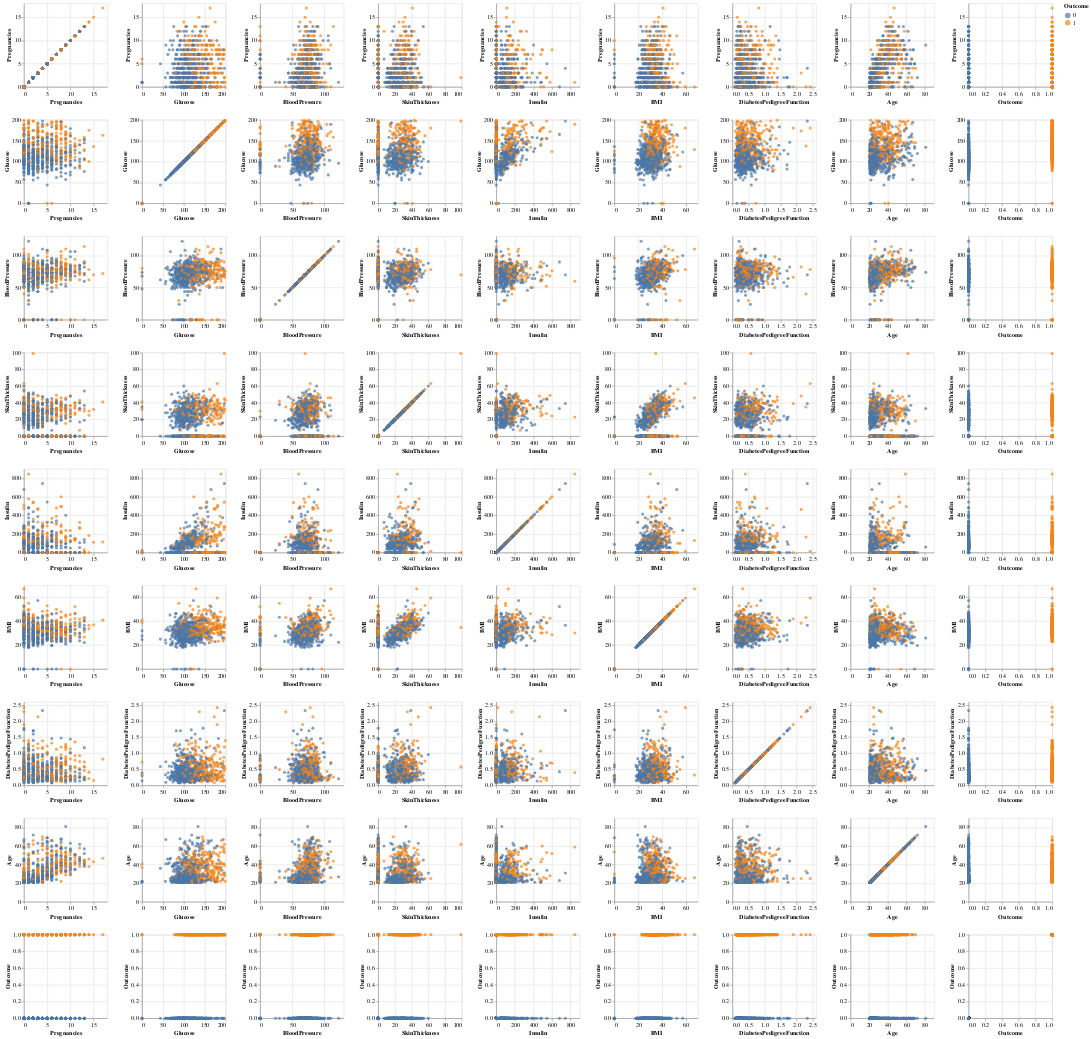

Write notebook code for a chart like this one.
### Markdown cell above
Basándonos en el mapa de calor de correlación, se observa que las variables de entrada que presentan una mayor relación positiva son la edad (Age) y los embarazos (Pregnancies), con un coeficiente de correlación de 0.54. Le siguen la insulina (Insulin) y el grosor de piel (SkinThickness) con una correlación de 0.39.

En cuanto a las relaciones negativas o inversas, se destaca la conexión entre el grosor de piel y la edad, con un coeficiente de correlación de -0.11.

En lo que respecta a las variables de entrada en relación con la variable de salida, se destaca la glucosa (Glucose) y el diagnóstico (Outcome) como las que presentan una mayor correlación, alcanzando un valor de 0.47. Esta correlación sugiere una relación significativa entre los niveles de glucosa en sangre y la presencia de diabetes en la muestra de datos.

### Code cell
alt.Chart(diabetes_df).mark_circle().encode(
    alt.X(alt.repeat("column"), type='quantitative'),
    alt.Y(alt.repeat("row"), type='quantitative'),
    color='Outcome:N'
).properties(
    width=150,
    height=150
).repeat(
    row=['Pregnancies', 'Glucose', 'BloodPressure', 'SkinThickness', 'Insulin', 'BMI', 'DiabetesPedigreeFunction', 'Age', 'Outcome'],
    column=['Pregnancies', 'Glucose', 'BloodPressure', 'SkinThickness', 'Insulin', 'BMI', 'DiabetesPedigreeFunction', 'Age', 'Outcome']
)

### Figure 1 — Vega-Lite specification as saved in the notebook (floating-point values rounded to 4 significant figures; data arrays with more than 128 entries replaced by an {"elided": "..."} marker saying what was removed)
{"config": {"view": {"continuousWidth": 300, "continuousHeight": 300}}, "repeat": {"column": ["Pregnancies", "Glucose", "BloodPressure", "SkinThickness", "Insulin", "BMI", "DiabetesPedigreeFunction", "Age", "Outcome"], "row": ["Pregnancies", "Glucose", "BloodPressure", "SkinThickness", "Insulin", "BMI", "DiabetesPedigreeFunction", "Age", "Outcome"]}, "spec": {"data": {"name": "data-3c341dcf5a08c3f2a62ece867c68f323"}, "mark": {"type": "circle"}, "encoding": {"color": {"field": "Outcome", "type": "nominal"}, "x": {"field": {"repeat": "column"}, "type": "quantitative"}, "y": {"field": {"repeat": "row"}, "type": "quantitative"}}, "height": 150, "width": 150}, "$schema": "https://vega.github.io/schema/vega-lite/v5.15.1.json", "datasets": {"data-3c341dcf5a08c3f2a62ece867c68f323": {"elided": "768 records"}}}
